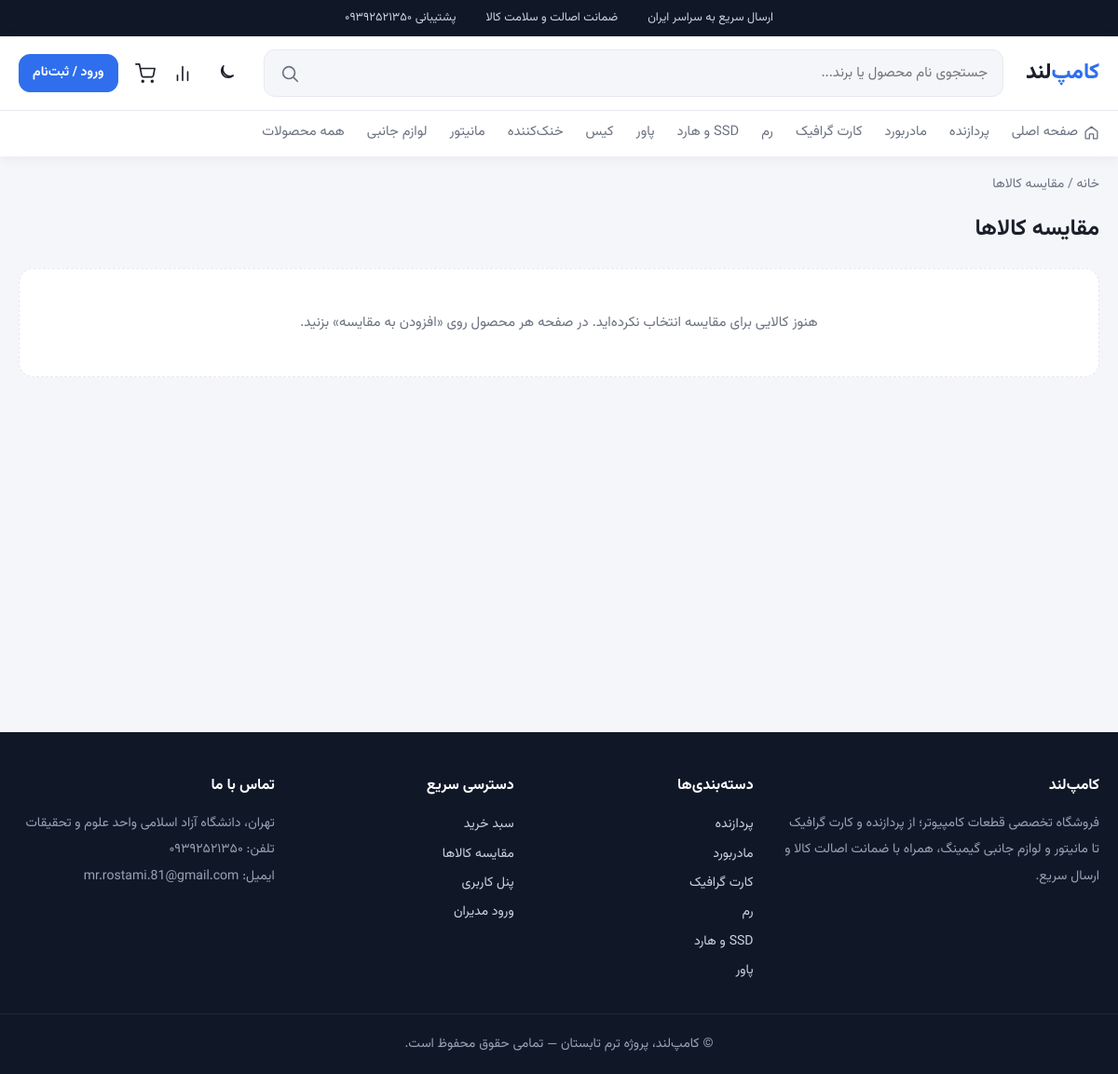
The page /compare/ on the database its author committed.
### products/models.py (models this page shows, shortened)
class Category(models.Model):
    name = models.CharField(max_length=50)
    slug = models.SlugField(max_length=50, unique=True)
    icon = models.CharField(max_length=40, blank=True)
    class Meta:
        verbose_name = "دسته‌بندی"
        verbose_name_plural = "دسته‌بندی‌ها"

### products/views.py (the view)
# urls.py: path("compare/", views.compare_list, name="compare"),
def compare_list(request):
    ids = request.session.get("compare", [])
    products = list(Product.objects.filter(id__in=ids).prefetch_related("specs"))
    products.sort(key=lambda p: ids.index(p.id))
    keys = []
    for product in products:
        for spec in product.specs.all():
            if spec.key not in keys:
                keys.append(spec.key)
    rows = []
    for key in keys:
        values = [next((s.value for s in p.specs.all() if s.key == key), "—") for p in products]
        rows.append((key, values, len(set(values)) > 1))
    return render(request, "compare.html", {"products": products, "rows": rows})

### products/context_processors.py (called while the page is built)
def menu(request):
    return {
        "categories": Category.objects.all(),
        "cart_count": sum(request.session.get("cart", {}).values()),
        "compare_count": len(request.session.get("compare", [])),
    }

### templates/compare.html (shortened to what this page needs)
{% extends 'base.html' %}
{% load static shop_tags %}
{% block content %}
<div class="container">
  <p class="breadcrumb"><a href="{% url 'home' %}">خانه</a> / مقایسه کالاها</p>
  <h1 class="page-title">مقایسه کالاها</h1>
  {% if products %}
  <div class="table-wrap">
    <table class="compare">
      <tr>
        <th></th>
        {% for p in products %}
        <td class="head">
          {% if p.image_url %}
            <img src="{{ p.image_url }}" alt="{{ p.name }}">
          {% else %}
            <img src="{% static 'img/placeholder.svg' %}" alt="">
          {% endif %}
          <a href="{% url 'product' p.slug %}">{{ p.name }}</a>
          <strong>{{ p.final_price|toman }} تومان</strong>
          <span class="muted">{% if p.in_stock %}موجود{% else %}ناموجود{% endif %}</span>
          <form method="post" action="{% url 'compare_toggle' p.id %}">
            {% csrf_token %}
            <input type="hidden" name="next" value="{% url 'compare' %}">
            <button class="link">حذف</button>
          </form>
        </td>
        {% endfor %}
      </tr>
      {% for key, values, differs in rows %}
      <tr {% if differs %}class="diff"{% endif %}>
        <th>{{ key }}</th>
        {% for v in values %}<td>{{ v }}</td>{% endfor %}
      </tr>
      {% endfor %}
    </table>
  </div>
  <p class="muted">ردیف‌های هایلایت‌شده، ویژگی‌هایی هستند که بین کالاها تفاوت دارند.</p>
  {% else %}
  <div class="empty">هنوز کالایی برای مقایسه انتخاب نکرده‌اید. در صفحه هر محصول روی «افزودن به مقایسه» بزنید.</div>
  {% endif %}
</div>
{% endblock %}

### templates/base.html (shortened to what this page needs)
{% load static shop_tags %}<!DOCTYPE html>
<html lang="fa" dir="rtl">
<head>
  <link rel="stylesheet" href="{% static 'css/style.css' %}?v=7">
</head>
<body>
<div class="topbar">
  <div class="container topbar-row">
    <span>ارسال سریع به سراسر ایران</span>
    <span>ضمانت اصالت و سلامت کالا</span>
    <span>پشتیبانی ۰۹۳۹۲۵۲۱۳۵۰</span>
  </div>
</div>
<header class="header">
  <div class="container header-row">
    <a href="{% url 'home' %}" class="logo">کامپ<span>‌لند</span></a>
    <form class="search" action="{% url 'search' %}">
      <input type="search" name="q" value="{{ q|default:'' }}" placeholder="جستجوی نام محصول یا برند...">
      <button aria-label="جستجو">
        <svg class="icon" viewBox="0 0 24 24"><circle cx="11" cy="11" r="7"/><path d="m21 21-4.3-4.3"/></svg>
      </button>
    </form>
    <nav class="actions">
      <button type="button" class="theme-toggle" id="theme-toggle" title="حالت شب" aria-label="حالت شب">
        <svg class="icon moon" viewBox="0 0 24 24"><path d="M21 14.3A8.5 8.5 0 0 1 9.7 3 7.5 7.5 0 1 0 21 14.3z"/></svg>
      </button>
      <a href="{% url 'compare' %}" title="مقایسه">
        <svg class="icon" viewBox="0 0 24 24"><path d="M18 20V10M12 20V4M6 20v-6"/></svg>
      </a>
      <a href="{% url 'cart:detail' %}" title="سبد خرید">
        <svg class="icon" viewBox="0 0 24 24"><circle cx="9" cy="21" r="1"/><circle cx="20" cy="21" r="1"/><path d="M1 1h4l2.7 13.4a2 2 0 0 0 2 1.6h9.7a2 2 0 0 0 2-1.6L23 6H6"/></svg>
      </a>
      {% if user.is_authenticated %}
        <a href="{% url 'accounts:profile' %}" class="user-link">
          <svg class="icon" viewBox="0 0 24 24"><path d="M20 21v-2a4 4 0 0 0-4-4H8a4 4 0 0 0-4 4v2"/><circle cx="12" cy="7" r="4"/></svg>
          <span>{{ user.username }}</span>
        </a>
      {% else %}
        <a href="{% url 'accounts:login' %}" class="btn btn-small">ورود / ثبت‌نام</a>
      {% endif %}
    </nav>
  </div>
  <div class="categories">
    <div class="container">
      <a href="{% url 'home' %}" class="home-link">
        <svg class="icon" viewBox="0 0 24 24"><path d="m3 10 9-7 9 7v10a1 1 0 0 1-1 1h-5v-7H9v7H4a1 1 0 0 1-1-1z"/></svg>
        صفحه اصلی
      </a>
      {% for c in categories %}
        <a href="{% url 'category' c.slug %}">{{ c.name }}</a>
      {% endfor %}
      <a href="{% url 'search' %}">همه محصولات</a>
    </div>
  </div>
</header>
<main>{% block content %}{% endblock %}</main>
<footer class="footer">
  <div class="container footer-grid">
    <div>
      <h4>کامپ‌لند</h4>
      <p class="muted">فروشگاه تخصصی قطعات کامپیوتر؛ از پردازنده و کارت گرافیک تا مانیتور و لوازم جانبی گیمینگ، همراه با ضمانت اصالت کالا و ارسال سریع.</p>
    </div>
    <div>
      <h4>دسته‌بندی‌ها</h4>
      {% for c in categories|slice:":6" %}<a href="{% url 'category' c.slug %}">{{ c.name }}</a>{% endfor %}
    </div>
    <div>
      <h4>دسترسی سریع</h4>
      <a href="{% url 'cart:detail' %}">سبد خرید</a>
      <a href="{% url 'compare' %}">مقایسه کالاها</a>
      <a href="{% url 'accounts:profile' %}">پنل کاربری</a>
      <a href="/admin/">ورود مدیران</a>
    </div>
    <div>
      <h4>تماس با ما</h4>
      <p class="muted">تهران، دانشگاه آزاد اسلامی واحد علوم و تحقیقات<br>تلفن: ۰۹۳۹۲۵۲۱۳۵۰<br>ایمیل: mr.rostami.81@gmail.com</p>
    </div>
  </div>
  <p class="copyright">© کامپ‌لند، پروژه ترم تابستان — تمامی حقوق محفوظ است.</p>
</footer>
</body>
</html>

### static/css/style.css (style rules this page uses)
:root { --primary: #2f6fed; --primary-dark: #1f56c4; --primary-soft: #eef3ff; --accent: #ff7a1a; --accent-dark: #e9690c; --accent-soft: #fff3e8; --bg: #f5f6fa; --card: #ffffff; --text: #1b1f2a; --muted: #6b7280; --border: #e7e9f0; --success: #16a34a; --success-soft: #e8f8ee; --danger: #e03e3e; --danger-soft: #fdecec; --star: #f5a524; --input: #fbfbfd; --img-bg: #f7f8fc; --table-head: #fafbfc; --radius: 16px; --radius-sm: 12px; --shadow: 0 2px 12px rgba(20, 30, 60, .06); --shadow-hover: 0 12px 28px rgba(20, 30, 60, .12); }
* { box-sizing: border-box; margin: 0; padding: 0; }
html { color-scheme: light; }
body { font-family: 'Vazirmatn', Tahoma, sans-serif; background: var(--bg); color: var(--text); line-height: 1.8; font-size: 15px; transition: background .25s, color .25s; }
a { color: inherit; text-decoration: none; }
input, select, textarea, button { font: inherit; }
button { cursor: pointer; }
.container { max-width: 1240px; margin: 0 auto; padding: 0 20px; }
main { min-height: 70vh; padding-bottom: 60px; }
.muted { color: var(--muted); font-size: .88rem; }
.icon { width: 22px; height: 22px; stroke: currentColor; fill: none; stroke-width: 1.8; stroke-linecap: round; stroke-linejoin: round; flex: none; }
.empty { background: var(--card); border: 1px dashed var(--border); border-radius: var(--radius); padding: 44px; text-align: center; color: var(--muted); margin: 20px 0; }
.page-title { font-size: 1.5rem; }
.breadcrumb { margin: 18px 0 14px; color: var(--muted); font-size: .88rem; }
.breadcrumb a { color: var(--muted); }
.btn { display: inline-flex; align-items: center; justify-content: center; gap: 8px; background: var(--primary); color: #fff; border: 1px solid var(--primary); border-radius: var(--radius-sm); padding: 10px 20px; font-weight: 600; transition: background .2s, transform .2s, box-shadow .2s; }
.btn-small { padding: 7px 14px; font-size: .88rem; }
.topbar { background: #101828; color: #cbd5e1; font-size: .8rem; }
.topbar-row { display: flex; justify-content: center; gap: 32px; padding: 8px 20px; flex-wrap: wrap; }
.header { background: var(--card); box-shadow: var(--shadow); position: sticky; top: 0; z-index: 20; }
.header-row { display: flex; align-items: center; gap: 24px; padding-top: 14px; padding-bottom: 14px; }
.logo { font-size: 1.45rem; font-weight: 800; color: var(--primary); }
.logo span { color: var(--text); }
.search { flex: 1; display: flex; background: var(--bg); border-radius: var(--radius-sm); border: 1px solid var(--border); overflow: hidden; transition: .2s; }
.search input { flex: 1; border: 0; background: none; padding: 11px 16px; outline: none; }
.search button { border: 0; background: none; padding: 0 16px; color: var(--muted); display: flex; align-items: center; }
.actions { display: flex; align-items: center; gap: 18px; }
.actions a, .theme-toggle { position: relative; display: flex; align-items: center; gap: 6px; color: var(--text); transition: .2s; }
.actions .btn, .actions .btn:hover { color: #fff; }
.theme-toggle { background: none; border: 0; padding: 6px; border-radius: 10px; }
.categories { border-top: 1px solid var(--border); }
.categories .container { display: flex; gap: 24px; overflow-x: auto; white-space: nowrap; }
.categories a { padding: 10px 0; font-size: .92rem; color: var(--muted); border-bottom: 2px solid transparent; transition: .2s; display: flex; align-items: center; gap: 6px; }
.categories .icon { width: 17px; height: 17px; }
.footer { background: #101828; color: #cbd5e1; margin-top: 40px; padding-top: 44px; }
.footer h4 { color: #fff; margin-bottom: 12px; font-size: 1rem; }
.footer a { display: block; color: #cbd5e1; padding: 3px 0; font-size: .88rem; transition: .2s; }
.footer p { font-size: .88rem; line-height: 2; }
.footer .muted { color: #98a2b3; }
.footer-grid { display: grid; grid-template-columns: 1.5fr 1fr 1fr 1.2fr; gap: 28px; padding-bottom: 30px; }
.copyright { text-align: center; padding: 18px 20px; border-top: 1px solid #1f2937; font-size: .82rem; color: #98a2b3; }

### rows shown on the page
Category: name "پردازنده"
Category: name "مادربورد"
Category: name "کارت گرافیک"
Category: name "رم"
Category: name "SSD و هارد"
Category: name "پاور"
Category: name "کیس"
Category: name "خنک‌کننده"
Category: name "مانیتور"
Category: name "لوازم جانبی"
